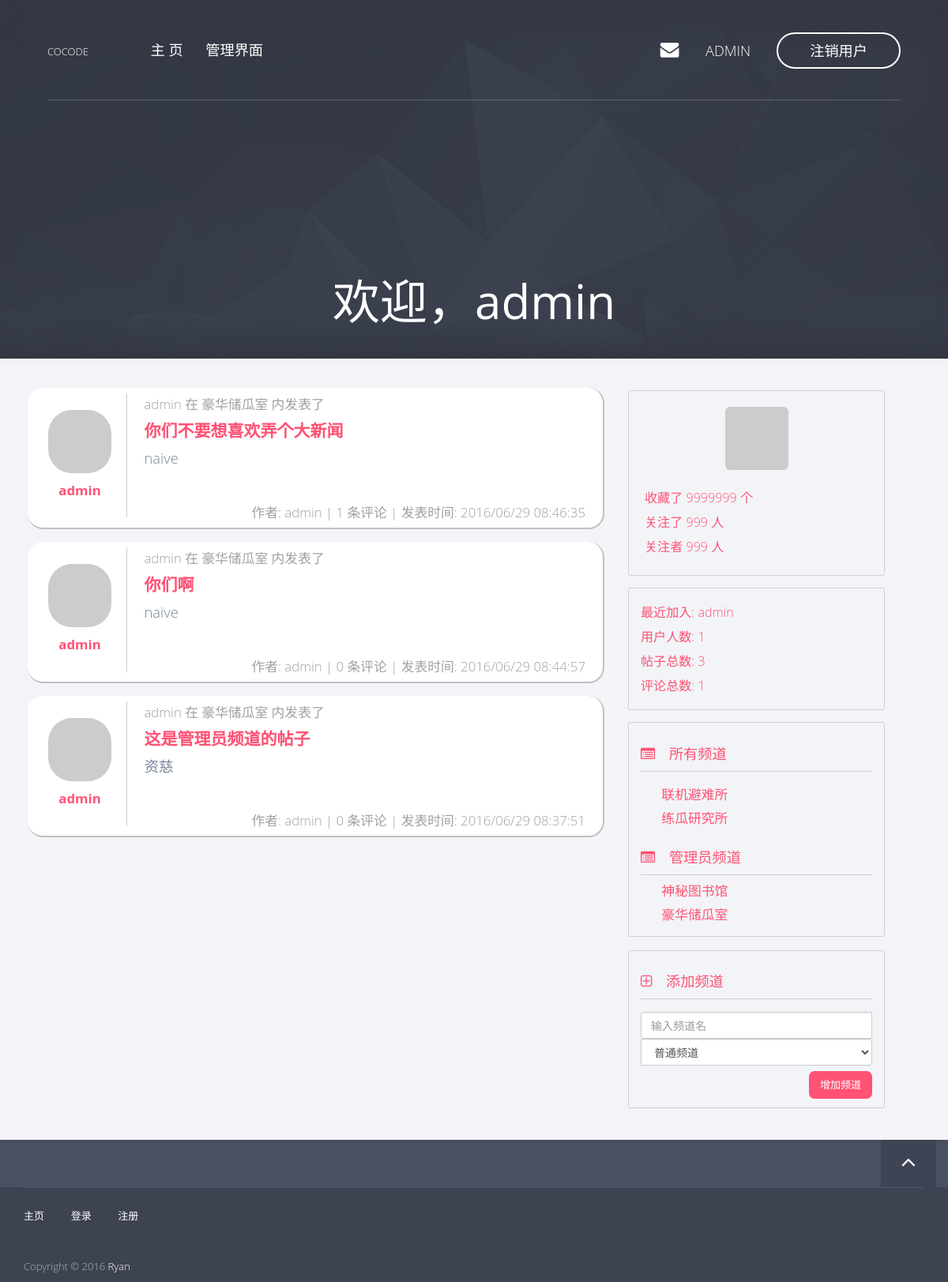
Page / (signed in) on the earlier database version.
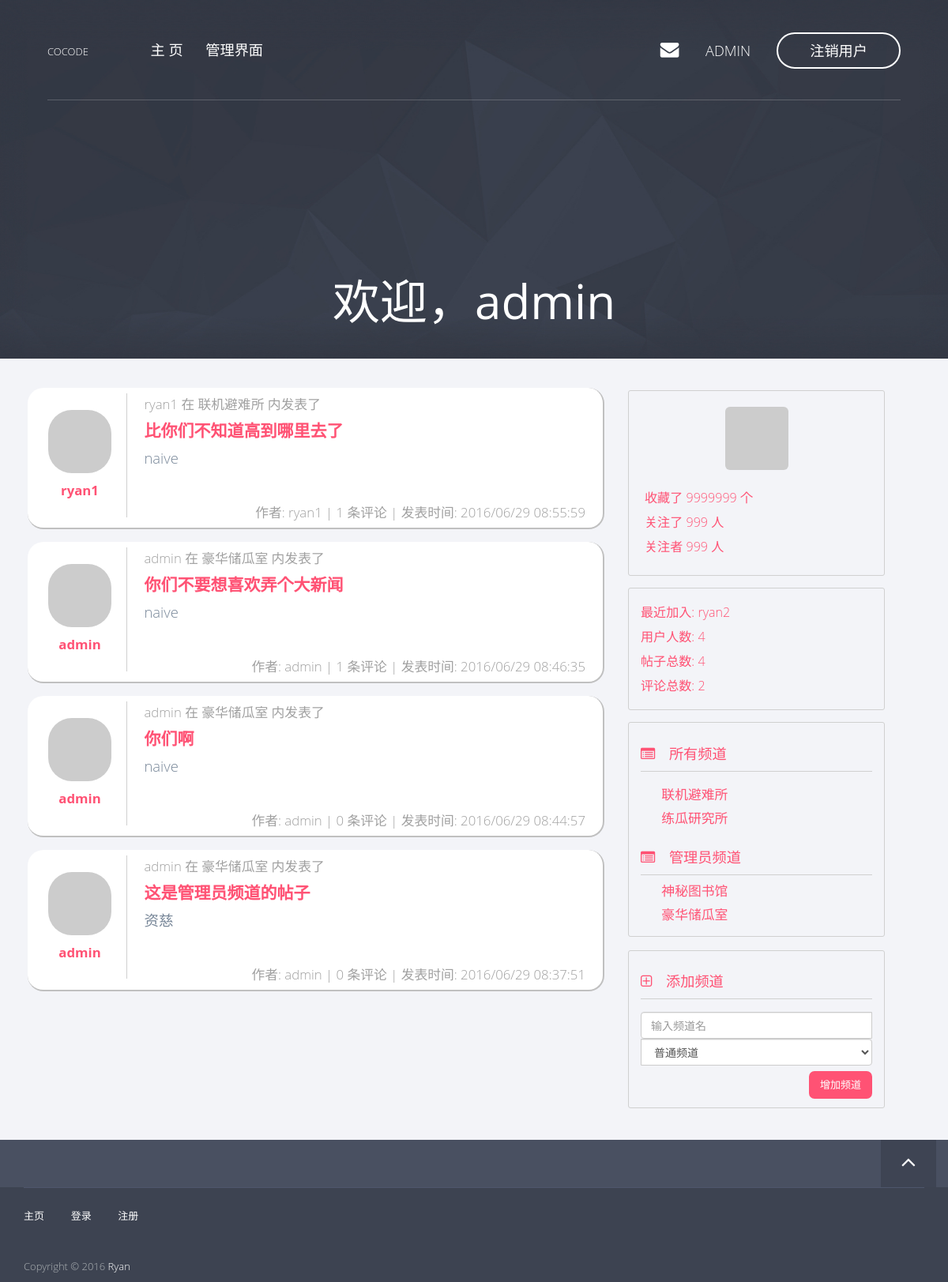
Same page on the later database version.
### app/models/user.py (models this page shows, shortened)
class User(db.Model, Model):
    __tablename__ = 'users'
    id = db.Column(db.Integer, primary_key=True)
    username = db.Column(db.String(), unique=True)
    password_hash = db.Column(db.String())
    email = db.Column(db.String(), unique=True)
    avatar_hash = db.Column(db.String())
    created_time = db.Column(db.Integer, default=0)
    role_id = db.Column(db.Integer, db.ForeignKey('roles.id'))
    posts = db.relationship('Post', backref='author')
    comments = db.relationship('Comment', backref='author')
    @property
    def password(self):
        raise AttributeError('password is not readable')
    def is_admin(self):
        return self.role.permissions == 0xff
    def gravatar(self, size=100, default='identicon', rating='g'):
        from flask import request
        gravatar_url = 'secure.gravatar.com/avatar'
        if request.is_secure:
            url = 'https://' + gravatar_url
        else:
            url = 'http://' + gravatar_url
        hash = self.avatar_hash or md5(self.email.encode('utf-8')).hexdigest()
        return '{url}/{hash}?s={size}&d={default}&r={rating}'.format(url=url,
                                                                     hash=hash,
                                                                     size=size,
                                                                     default=default,
                                                                     rating=rating)

### app/models/post.py (models this page shows, shortened)
class Post(db.Model, Model):
    __tablename__ = 'posts'
    id = db.Column(db.Integer, primary_key=True)
    title = db.Column(db.String())
    content = db.Column(db.String())
    created_time = db.Column(db.Integer, default=0)
    channel_id = db.Column(db.Integer, db.ForeignKey('channels.id'))
    user_id = db.Column(db.Integer, db.ForeignKey('users.id'))
    comments = db.relationship('Comment', backref='post')
    def display_item(self):
        name = 'post'
        title = self.title
        content_len = 58
        if self.content.__len__() > content_len:
            content = self.content[:content_len] + '...'
        else:
            content = self.content
        return (name, title, content)

### app/models/channel.py (models this page shows, shortened)
class Channel(db.Model, Model):
    __tablename__ = 'channels'
    id = db.Column(db.Integer, primary_key=True)
    name = db.Column(db.String(), default=ChannelPermission.NORMAL[0])
    permission = db.Column(db.Integer)
    created_time = db.Column(db.Integer, default=0)
    posts = db.relationship('Post', backref='channel')
    def is_admin(self):
        return self.permission == ChannelPermission.ADMIN[0]

### app/views.py (the view)
@app.route('/')
def index():
    user = current_user()
    if user is not None and user.is_admin():
        posts = Post.query.all()
    else:
        posts = []
        channels = Channel.query.filter_by(permission=ChannelPermission.NORMAL[0])
        for c in channels:
            p = c.posts
            posts += p
    posts.sort(key=lambda p: p.created_time, reverse=True)
    return render_template('index.html',
                           posts=posts)

### app/context_processers.py (called while the page is built)
@app.context_processor
def current_user_processor():
    return dict(current_user=current_user())

@app.context_processor
def channel_processor():
    channels = Channel.query.all()
    permissions = [
        ChannelPermission.NORMAL,
        ChannelPermission.ADMIN,
    ]
    dic = {
        'channels': channels,
        'permissions': permissions,
    }
    return dict(**dic)

@app.context_processor
def user_processor():
    user_count = User.query.count()
    new_user = User.query.order_by(User.created_time.desc()).first()
    return dict(new_user=new_user,
                user_count=user_count)

@app.context_processor
def post_processor():
    post_count = Post.query.count()
    return dict(post_count=post_count)

@app.context_processor
def comment_processor():
    comment_count = Comment.query.count()
    return dict(comment_count=comment_count)

### app/filters.py (called while the page is built)
@app.template_filter('format_time')
def format_time(timestamp):
    format = '%Y/%m/%d %H:%M:%S'
    t = time.localtime(timestamp)
    ft = time.strftime(format, t)
    return ft

### app/models/user.py (called while the page is built)
def current_user():
    id = session.get('user_key', None)
    user = None
    if id is not None:
        user = User.query.get(id)
    return user

### app/templates/index.html (shortened to what this page needs)
{% extends "base8-4.html" %}
{% block header %}
    <div class="hero-content text-center">
        {% if current_user is not none %}
        <h1>欢迎，{{ current_user.username }}</h1>
        {% else %}
        <a href="/login"><h1>与世界分享你的装逼经验</h1></a>
        {% endif %}
    </div>
{% endblock %}
{% block page_content %}
    {% include "_posts.html" %}
{% endblock %}

### app/templates/base8-4.html (shortened to what this page needs)
{% extends "base.html" %}
{% block content %}
    <div class="container">
    <div class="row">
        <div class="col-md-8 page-content">
            {% block page_content %}{% endblock %}
        </div>
        <div class="col-md-4 side-bar">
            <div class="row">
                {% block page_side %}
                {% include "_portrait.html" %}
                {% endblock %}
                {% include "_bbs_info.html" %}
                {% include "_channels.html" %}
            </div>
        </div>
        </div>
    </div>
{% endblock %}

### app/templates/base.html (shortened to what this page needs)
<!doctype html>
 <html class="no-js" lang="">
{% block head %}
<head>
<link rel="stylesheet" href="../static/css/normalize.min.css">
<link rel="stylesheet" href="../static/css/bootstrap.min.css">
<link rel="stylesheet" href="../static/css/jquery.fancybox.css">
<link rel="stylesheet" href="../static/css/flexslider.css">
<link rel="stylesheet" href="../static/css/styles.css">
<link rel="stylesheet" href="../static/css/queries.css">
<link rel="stylesheet" href="../static/css/etline-font.css">
<link rel="stylesheet" href="../static/bower_components/animate.css/animate.min.css">
<link rel="stylesheet" href="../static/css/font-awesome.min.css">
</head>
{% endblock %}
<body id="top">
    {% block navbar %}
        <section class="hero">
            <section class="navigation">
                <header>
                    <div class="header-content">
                        <div class="logo"><a href="/">COCODE</a></div>
                        <div class="header-nav">
                            <nav>
                                <ul class="primary-nav">
                                    <li><a href="/">主&nbsp;页</a></li>
                                    {% if current_user is not none and current_user.is_admin() %}
                                    <li><a href="/admin">管理界面</a></li>
                                    {% endif %}
                                </ul>
                                <ul class="member-actions">
                                    {% if current_user is none %}
                                    <li><a href="/login" class="login">登&nbsp;录</a></li>
                                    <li><a href="/register" class="btn-white btn-small">注&nbsp;册</a></li>
                                    {% else %}
                                    <li><a href="#"><i class="fa fa-envelope hero-nav"></i></a></li>
                                    <li><a href="/profile/{{ current_user.username }}" class="hero-nav">{{ current_user.username }} &nbsp;</a></li>
                                    <li><a href="/logout" class="btn-white btn-small">注销用户</a></li>
                                    {% endif %}
                                </ul>
                            </nav>
                        </div>
                    </div>
                </header>
            </section>
            <div class="container">
                <div class="row">
                    {% block header %}
                    {% endblock %}
                </div>
            </div>
        </section>
    {% endblock %}
    <section class="content">
        {% block content%}
        {% endblock %}
    </section>
    <section class="to-top">
        <div class="container">
            <div class="row">
                <div class="to-top-wrap">
                    {% block to_top %}
                    <a href="#top" class="top"><i class="fa fa-angle-up"></i></a>
                    {% endblock %}
                </div>
            </div>
        </div>
    </section>
    <footer>
        <div class="container">
            <div class="row">
                <div class="col-md-12">
                    <div class="footer-links">
                        <ul class="footer-group">
                            <li><a href="/">主页</a></li>
                            <li><a href="/login">登录</a></li>
                            <li><a href="/register">注册</a></li>
                        </ul>
                        <p>Copyright © 2016 <a href="/">Ryan</a><br></p>
                    </div>
                </div>
            </div>
        </div>
    </footer>
</body>
</html>

### app/templates/_posts.html (shortened to what this page needs)
<div class="items-container">
    {% for post in posts %}
        <div class="item-container col-md-12">
            {% set post_author = post.author %}
            {% set post_channel = post.channel.name %}
            {% set item = post.display_item() %}
            {% set post_title = item[1] %}
            {% set post_content = item[2] %}
            <div class="col-md-2 item-left">
                <div class="item-portrait">
                    <img class="img-rounded center-block round" src="{{ post_author.gravatar(size=60) }}" />
                </div>
                <div class="item-author">
                    <a href="/profile/{{ post_author.username }}">{{ post_author.username }}</a>
                </div>
            </div>
            <div class="col-md-10 item-right">
                <div class="item-header">
                    {{ post_author.username }} 在 {{ post_channel }} 内发表了
                </div>
                    <div class="item-title">
                        <a href="/post/{{ post.id }}">{{ post_title }}</a>
                    </div>
                    <div class="item-content">
                        {{ post_content }}
                    </div>
                <div class="item-footer">
                    作者: {{ post_author.username }} |
                    {{ post.comments | length }} 条评论 |
                    发表时间: {{ post.created_time | format_time }}
                </div>
            </div>
        </div>
    {% endfor %}
</div>

### app/templates/_portrait.html
{% if current_user is not none %}
<div class="col-md-10 portrait">
    <img class="img-rounded center-block side-portrait" src="{{ current_user.gravatar(size=200) }}" />
    <div class="row follow-count">
    <div class="col-md-12 follow-item">
        收藏了 9999999 个
    </div>
    <div class="col-md-12 follow-item">
        关注了 999 人
    </div>
    <div class="col-md-12 follow-item">
        关注者 999 人
    </div>
</div>
</div>
{% endif %}

### app/templates/_bbs_info.html
<div class="col-md-10 forum-info">
    <div class="forum-info-item">最近加入: <a href="/profile/{{ new_user.username }}">{{ new_user.username }}</a></div>
    <div class="forum-info-item">用户人数: {{ user_count }}</div>
    <div class="forum-info-item">帖子总数: {{ post_count }} </div>
    <div class="forum-info-item">评论总数: {{ comment_count }} </div>
</div>

### app/templates/_channels.html
<div class="col-md-10 channel-list">
    <div class="channel-list-caption">
        <i class="fa fa-list-alt"></i> 所有频道
    </div>
    <div class="channel-list-items">
        {% for c in channels %}
        {% if not c.is_admin() %}
            <div class="channel-list-item">
                <a href="/channel/{{ c.id }}">{{ c.name }}</a>
            </div>
        {% endif %}
        {% endfor %}
    </div>
    {% if current_user is not none and current_user.is_admin() %}
        <div class="channel-list-caption">
            <i class="fa fa-list-alt"></i> 管理员频道
        </div>
        {% for c in channels %}
        {% if c.is_admin() %}
            <div class="channel-list-item">
                <a href="/channel/{{ c.id }}">{{ c.name }}</a>
            </div>
        {% endif %}
        {% endfor %}
    {% endif %}
</div>
{% if current_user is not none and current_user.is_admin() %}
<div class="col-md-10 channel-list add-channel">
    <div class="channel-list-caption">
        <i class="fa fa-plus-square-o"></i> 添加频道
    </div>
    <div class="channel-add">
        <form class="form-inline" action="/admin/add_channel" method="POST">
            <div class="form-group">
                <div class="input-group">
                    <input type="text" class="form-control" name="name" placeholder="输入频道名">
                    <select class="form-control" name="permission">
                        {% for p in permissions %}
                        <option value="{{ p[0] }}">{{ p[1] }}</option>
                        {% endfor %}
                    </select>
                </div>
            </div>
          <button type="submit" class="btn btn-fill btn-middle add-channel-btn">增加频道</button>
        </form>
    </div>
</div>
{% endif %}

### app/static/css/queries.css (style rules this page uses)
@media screen and (max-width:1200px) { header { width: 90%; margin: 0 auto; } }
@media screen and (max-width:1200px) { .hero .hero-content { padding-top: 28%; } }

Differences in the rows shown:
added Post: {{ post_channel }} "联机避难所", title "比你们不知道高到哪里去了", content "naive", comments|length "1", created_time "2016/06/29 08:55:59"
added User: username "ryan1"
added User: username "ryan2"
Other differences:
{{ user_count }}: "1" → "4"
{{ post_count }}: "3" → "4"
{{ comment_count }}: "1" → "2"
{{ new_user.username }}: "admin" → "ryan2"
